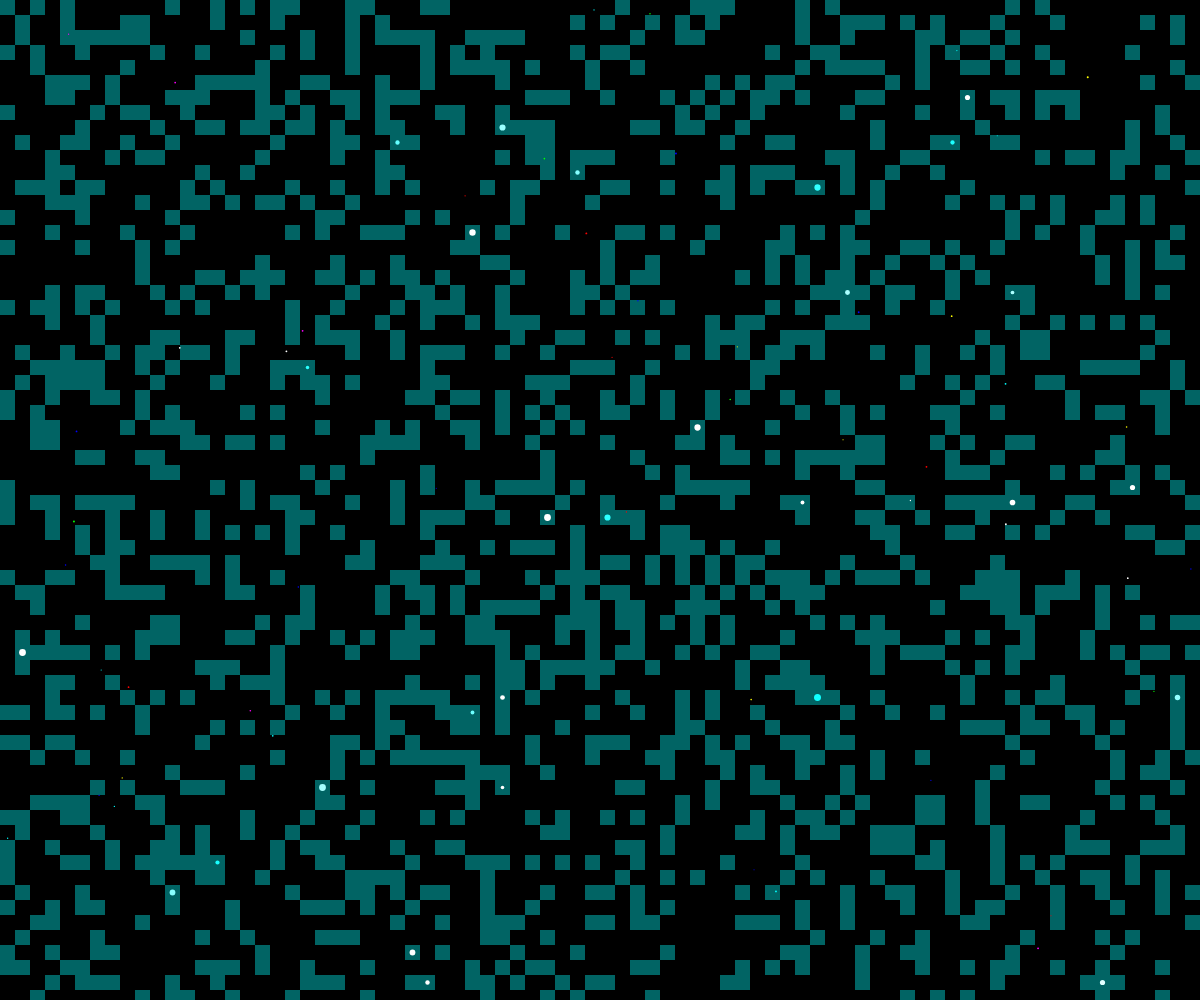
Frame 1 (no input)
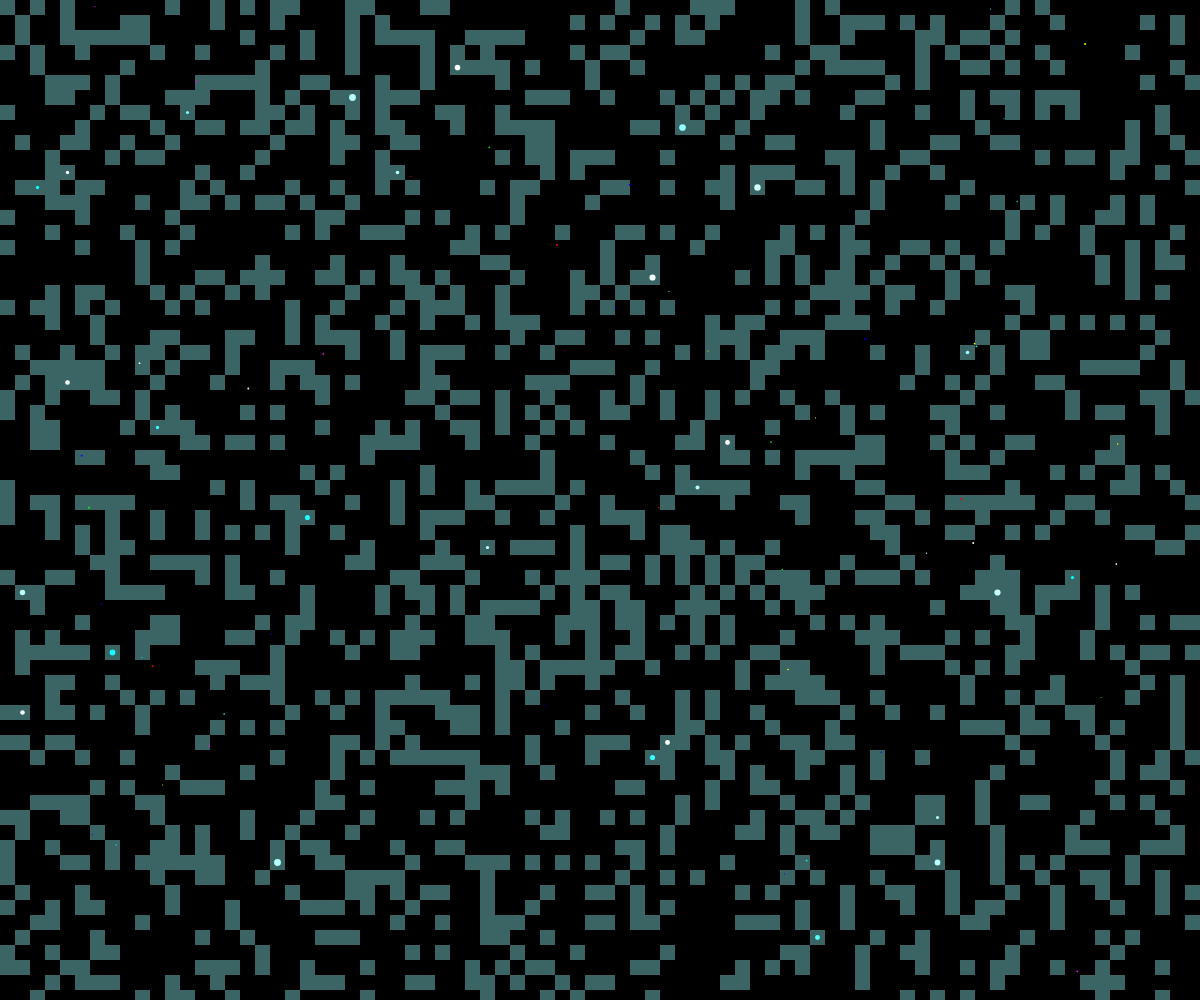
Frame 60 (no input)
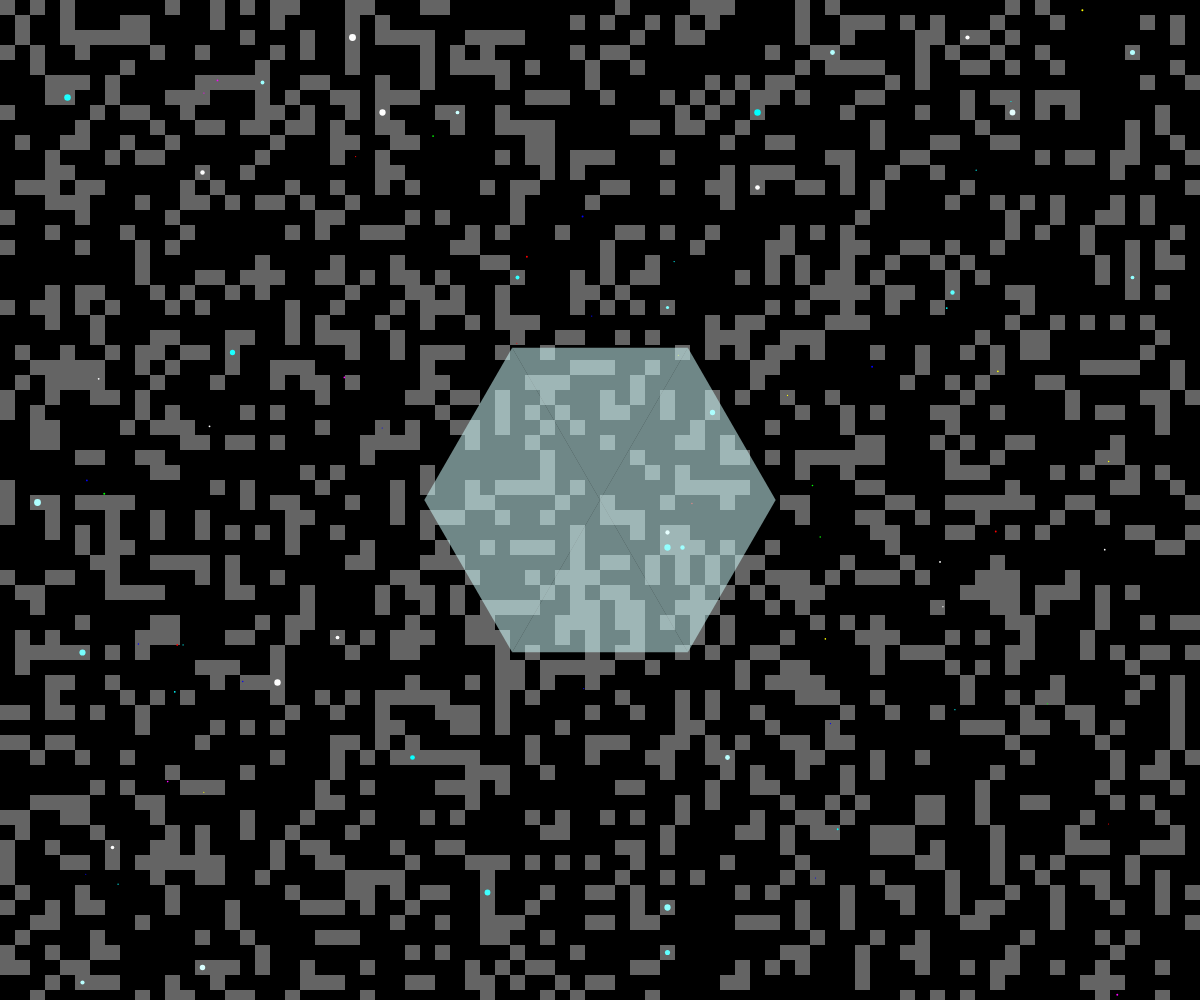
Frame 120 (the mouse pressed at the canvas centre since frame 60)

The p5.js sketch that drew these frames (run headless with seeded random() and noise() and a simulated clock; from frame 60 on, the mouse is pressed at the canvas centre):

// p5.js sketch
// ── sketch.js
let grid = [];
let particles = [];
let bursts = [];
let gridSize = 15;
let hueOffset = 0;

function setup() {
  createCanvas(windowWidth, windowHeight);
  noStroke();
  
  // Initialize grid
  for (let y = 0; y < height; y += gridSize) {
    for (let x = 0; x < width; x += gridSize) {
      grid.push({x, y, active: random() > 0.7});
    }
  }
  
  // Initialize particles
  for (let i = 0; i < 50; i++) {
    particles.push({
      x: random(width),
      y: random(height),
      size: random(1, 2),
      speed: random(0.3, 1),
      angle: random(TWO_PI),
      color: color(random([0, 255]), random([0, 255]), random([0, 255]))
    });
  }
}

function draw() {
  background(0);
  
  // Update hue offset for rainbow cycling
  hueOffset = (hueOffset + 0.5) % 360;
  
  // Draw grid
  for (let cell of grid) {
    if (cell.active) {
      // Use dynamic hue for neon glow effect
      let hue = (hueOffset + frameCount * 2) % 360;
      fill(hue, 255, 255, 100);
      rect(cell.x, cell.y, gridSize, gridSize);
      
      // Add pixel clusters with vibrant neon colors
      if (random() > 0.98) {
        let clusterHue = (hueOffset + frameCount * 3 + random(360)) % 360;
        fill(clusterHue, 255, 255);
        ellipse(cell.x + gridSize/2, cell.y + gridSize/2, random(3, 7));
      }
    }
  }
  
  // Draw particles
  for (let p of particles) {
    p.x += cos(p.angle) * p.speed;
    p.y += sin(p.angle) * p.speed;
    
    if (p.x < 0 || p.x > width || p.y < 0 || p.y > height) {
      p.x = random(width);
      p.y = random(height);
    }
    
    fill(p.color);
    ellipse(p.x, p.y, p.size);
  }
  
  // Draw bursts
  for (let i = bursts.length - 1; i >= 0; i--) {
    let burst = bursts[i];
    burst.radius += burst.speed;
    burst.alpha -= 2;
    
    if (burst.alpha <= 0) {
      bursts.splice(i, 1);
      continue;
    }
    
    // Draw hexagonal modules with vibrant neon colors
    let burstHue = (hueOffset + frameCount * 4 + random(360)) % 360;
    fill(burstHue, 255, 255, burst.alpha);
    push();
    translate(burst.x, burst.y);
    
    for (let j = 0; j < 6; j++) {
      let angle = TWO_PI * j / 6;
      let x1 = cos(angle) * burst.radius;
      let y1 = sin(angle) * burst.radius;
      let x2 = cos(angle + TWO_PI/6) * burst.radius;
      let y2 = sin(angle + TWO_PI/6) * burst.radius;
      
      triangle(0, 0, x1, y1, x2, y2);
    }
    
    pop();
  }
  
  // Random grid activation
  if (random() > 0.99) {
    let idx = int(random(grid.length));
    grid[idx].active = true;
  }
}

function mousePressed() {
  // Create burst effect at mouse position
  bursts.push({
    x: mouseX,
    y: mouseY,
    radius: 0,
    speed: random(2, 4),
    alpha: 255
  });
}

function windowResized() {
  resizeCanvas(windowWidth, windowHeight);
}
